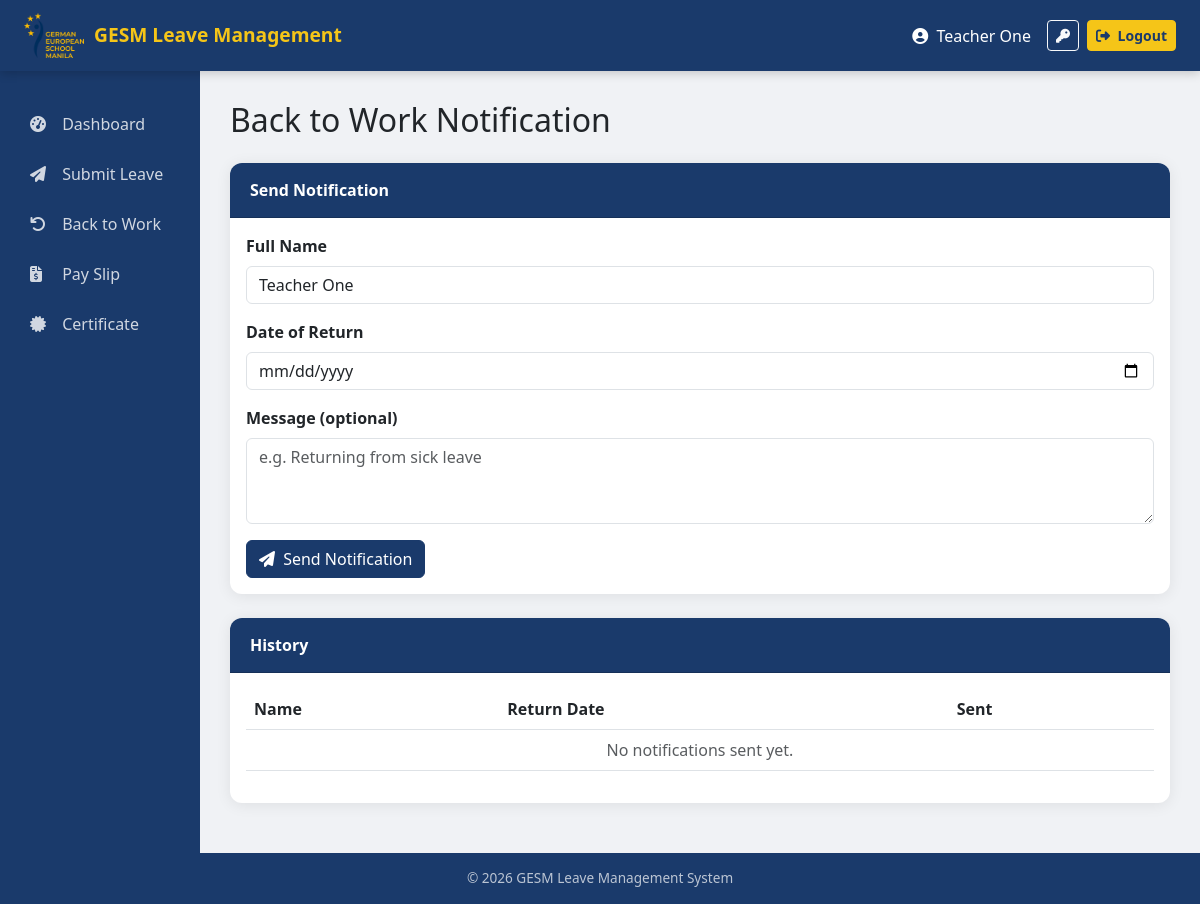
The page /dashboard/back-to-work/ (signed in) on the database its author committed.
### accounts/models.py (models this page shows, shortened)
class User(AbstractUser):
    ROLE_CHOICES = [
    ('teacher', 'Teacher'),
    ('admin', 'Admin'),
    ('head_of_department', 'Head of Department'),
    ('head_of_school', 'Head of School'),
    ('head_of_admin', 'Head of Administration'),
    ('hr', 'HR'),
    ('scheduling_team', 'Scheduling Team'),
    ('calendar_access', 'Calendar Access'),
]
    role = models.CharField(max_length=20, choices=ROLE_CHOICES)
    department = models.ForeignKey(
        'Department',
        on_delete=models.SET_NULL,
        null=True,
        blank=True,
        related_name='members'
    )
    email = models.EmailField(unique=True)
    superior = models.ForeignKey(
        'self',
        on_delete=models.SET_NULL,
        null=True,
        blank=True,
        related_name='subordinates'
    )
    is_approved = models.BooleanField(default=False)  # approved by HR
    is_email_verified = models.BooleanField(default=False)  # email verified
    email_verification_token = models.UUIDField(default=uuid.uuid4, editable=False)

### dashboard/views.py (the view, shortened to what this page needs)
# urls.py: path('back-to-work/', BackToWorkView.as_view(), name='back_to_work'),
class BackToWorkView(LoginRequiredMixin, View):
   ALLOWED_ROLES = ['teacher', 'head_of_department']
   def get(self, request):
       if request.user.role not in self.ALLOWED_ROLES:
           return redirect('dashboard')
       history = BackToWork.objects.filter(user=request.user).order_by('-sent_at')
       return render(request, 'dashboard/back_to_work.html', {'history': history})

### dashboard/templates/dashboard/back_to_work.html
{% extends 'base.html' %}
{% block content %}
<h2 class='mb-4'>Back to Work Notification</h2>
<div class='card mb-4'>
  <div class='card-header'>Send Notification</div>
  <div class='card-body'>
    <form method='post'>{% csrf_token %}
      <div class='mb-3'>
        <label class='form-label fw-bold'>Full Name</label>
        <input name='full_name' class='form-control'
          value='{{ request.user.first_name }} {{ request.user.last_name }}' required>
      </div>
      <div class='mb-3'>
        <label class='form-label fw-bold'>Date of Return</label>
        <input type='date' name='return_date' class='form-control' required>
      </div>
      <div class='mb-3'>
        <label class='form-label fw-bold'>Message (optional)</label>
        <textarea name='message' class='form-control' rows='3'
          placeholder='e.g. Returning from sick leave'></textarea>
      </div>
      <button type='submit' class='btn btn-primary'>
        <i class='fas fa-paper-plane me-1'></i> Send Notification
      </button>
    </form>
  </div>
</div>
<div class='card'>
  <div class='card-header'>History</div>
  <div class='card-body'>
    <table class='table table-hover'>
      <thead><tr>
        <th>Name</th><th>Return Date</th><th>Sent</th>
      </tr></thead>
      <tbody>
        {% for r in history %}
        <tr>
<td>{{ r.full_name }}</td>
<td>{{ r.return_date }}</td>
<td><small class='text-muted'>{{ r.sent_at|date:'d/m/Y H:i' }}</small></td>
</tr>
{% empty %}
<tr><td colspan='3' class='text-center text-muted'>No notifications sent yet.</td></tr>
{% endfor %}
</tbody>
</table>
</div>
</div>
{% endblock %}

### templates/base.html (shortened to what this page needs)
{% load static %}
<!DOCTYPE html>
<html lang="en">
<head>
   <link href="https://cdn.jsdelivr.net/npm/bootstrap@5.3.0/dist/css/bootstrap.min.css" rel="stylesheet">
   <link href="https://cdnjs.cloudflare.com/ajax/libs/font-awesome/6.4.0/css/all.min.css" rel="stylesheet">
</head>
<body>
<nav class="navbar navbar-expand-lg">
   <div class="container-fluid px-4">
       <a class="navbar-brand d-flex align-items-center"
          href="{% if request.user.is_authenticated %}{% url 'dashboard' %}{% else %}{% url 'login' %}{% endif %}">
           <img src="{% static 'images/logo.png' %}" alt="GESM Logo">
           <span>GESM Leave Management</span>
       </a>
       <div class="ms-auto d-flex align-items-center">
           {% if request.user.is_authenticated %}
           <span class="text-white me-3">
               <i class="fas fa-user-circle me-1"></i>
               {{ request.user.first_name }} {{ request.user.last_name }}
           </span>
           <a href="{% url 'change_password' %}" class="btn btn-outline-light btn-sm me-2"
              title="Account Settings">
               <i class="fas fa-key"></i>
           </a>
           <a href="{% url 'logout' %}" class="btn btn-warning btn-sm">
               <i class="fas fa-sign-out-alt me-1"></i> Logout
           </a>
           {% endif %}
       </div>
   </div>
</nav>
<div class="container-fluid p-0">
   <div class="row g-0">
       <div class="col-md-2 sidebar">
           <nav class="nav flex-column mt-2">
               {% if request.user.is_authenticated %}
               <a class="nav-link" href="{% url 'dashboard' %}">
                   <i class="fas fa-tachometer-alt"></i> Dashboard
               </a>
               {% if request.user.role == 'teacher' or request.user.role == 'admin' or request.user.role == 'hr' or request.user.role == 'head_of_department' %}
               <a class="nav-link" href="{% url 'submit_leave' %}">
                   <i class="fas fa-paper-plane"></i> Submit Leave
               </a>
               {% endif %}
               {% if request.user.role == 'teacher' or request.user.role == 'head_of_department' %}
               <a class="nav-link" href="{% url 'back_to_work' %}">
                   <i class="fas fa-undo"></i> Back to Work
               </a>
               {% endif %}
               {% if request.user.role == 'teacher' or request.user.role == 'admin' or request.user.role == 'hr' or request.user.role == 'head_of_department' or request.user.role == 'head_of_school' %}
               <a class="nav-link" href="{% url 'pay_slip' %}">
                   <i class="fas fa-file-invoice-dollar"></i> Pay Slip
               </a>
               {% endif %}
               {% if request.user.role == 'teacher' or request.user.role == 'admin' or request.user.role == 'head_of_department' or request.user.role == 'head_of_school' %}
               <a class="nav-link" href="{% url 'certificate' %}">
                   <i class="fas fa-certificate"></i> Certificate
               </a>
               {% endif %}
               {% endif %}
           </nav>
       </div>
       <div class="col-md-10 main-content">
           {% block content %}{% endblock %}
       </div>
   </div>
</div>
<footer class="footer">
   &copy; 2026 GESM Leave Management System
</footer>
</body>
</html>

### templates/base.html (style rules this page uses)
:root { --gesm-blue: #1a3a6b; --gesm-yellow: #f5c518; --gesm-light: #f8f9fa; }
body { background-color: #f0f2f5; font-family: 'Segoe UI', sans-serif; }
.navbar { background-color: var(--gesm-blue) !important; box-shadow: 0 2px 10px rgba(0,0,0,0.2); }
.navbar-brand img { height: 45px; }
.navbar-brand span { color: var(--gesm-yellow); font-weight: 700; font-size: 1.2rem; margin-left: 10px; }
.nav-link { color: white !important; font-weight: 500; }
.sidebar { background-color: var(--gesm-blue); min-height: calc(100vh - 70px); padding-top: 20px; }
.sidebar .nav-link { color: rgba(255,255,255,0.8) !important; padding: 10px 20px; border-radius: 8px; margin: 3px 10px; transition: all 0.3s; }
.sidebar .nav-link i { width: 20px; margin-right: 8px; }
.main-content { padding: 30px; }
.card { border: none; border-radius: 12px; box-shadow: 0 2px 15px rgba(0,0,0,0.08); margin-bottom: 20px; }
.card-header { background-color: var(--gesm-blue); color: white; border-radius: 12px 12px 0 0 !important; padding: 15px 20px; font-weight: 600; }
.btn-primary { background-color: var(--gesm-blue); border-color: var(--gesm-blue); }
.btn-warning { background-color: var(--gesm-yellow); border-color: var(--gesm-yellow); color: var(--gesm-blue); font-weight: 600; }
.table thead { background-color: var(--gesm-blue); color: white; }
.footer { background-color: var(--gesm-blue); color: rgba(255,255,255,0.7); text-align: center; padding: 15px; font-size: 0.85rem; }

### rows shown on the page
User: user.first_name "Teacher", user.last_name "One", full_name "Teacher One"
